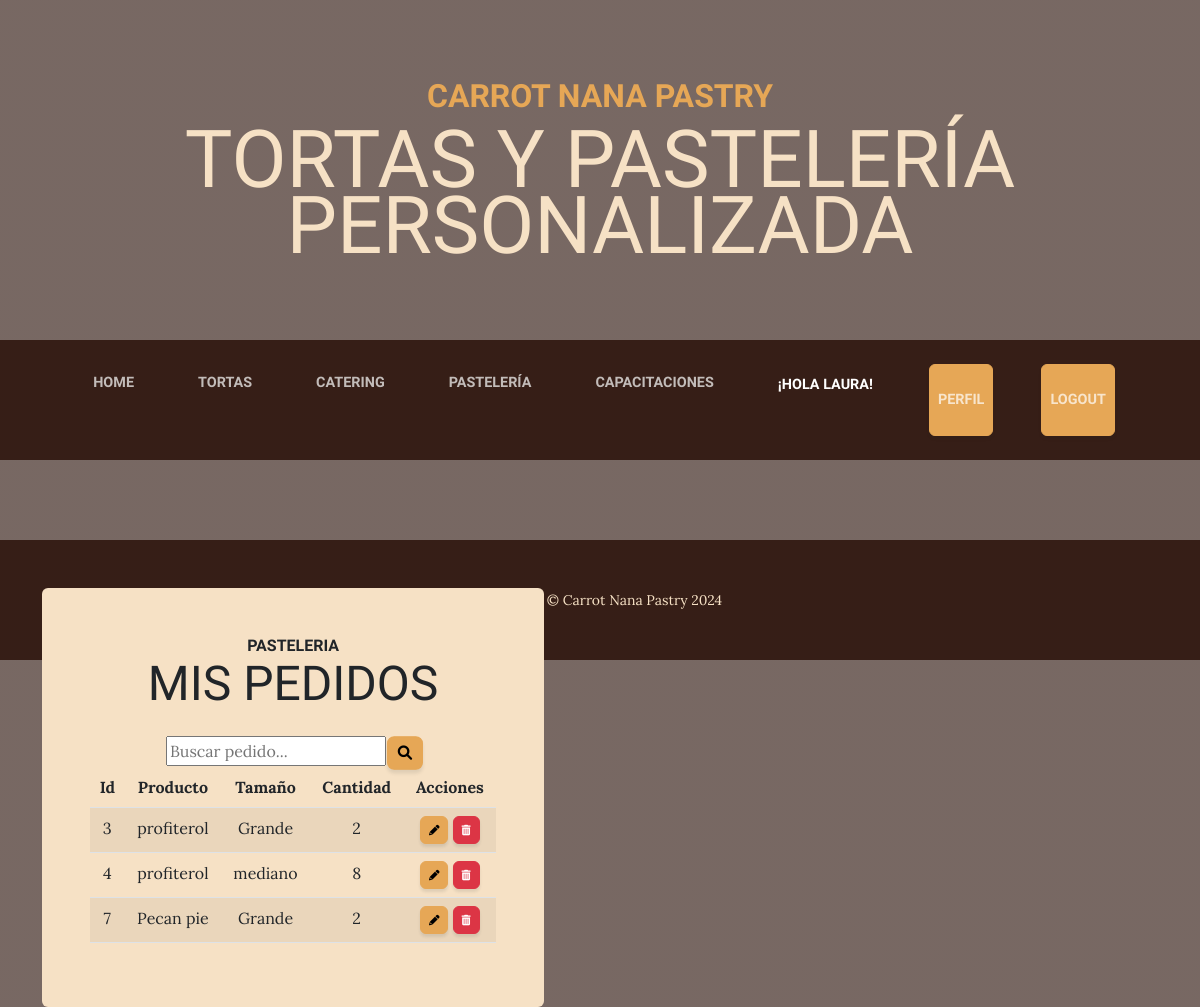
/pasteleria_pedidos/ (signed in), run on an earlier commit of the app's database.
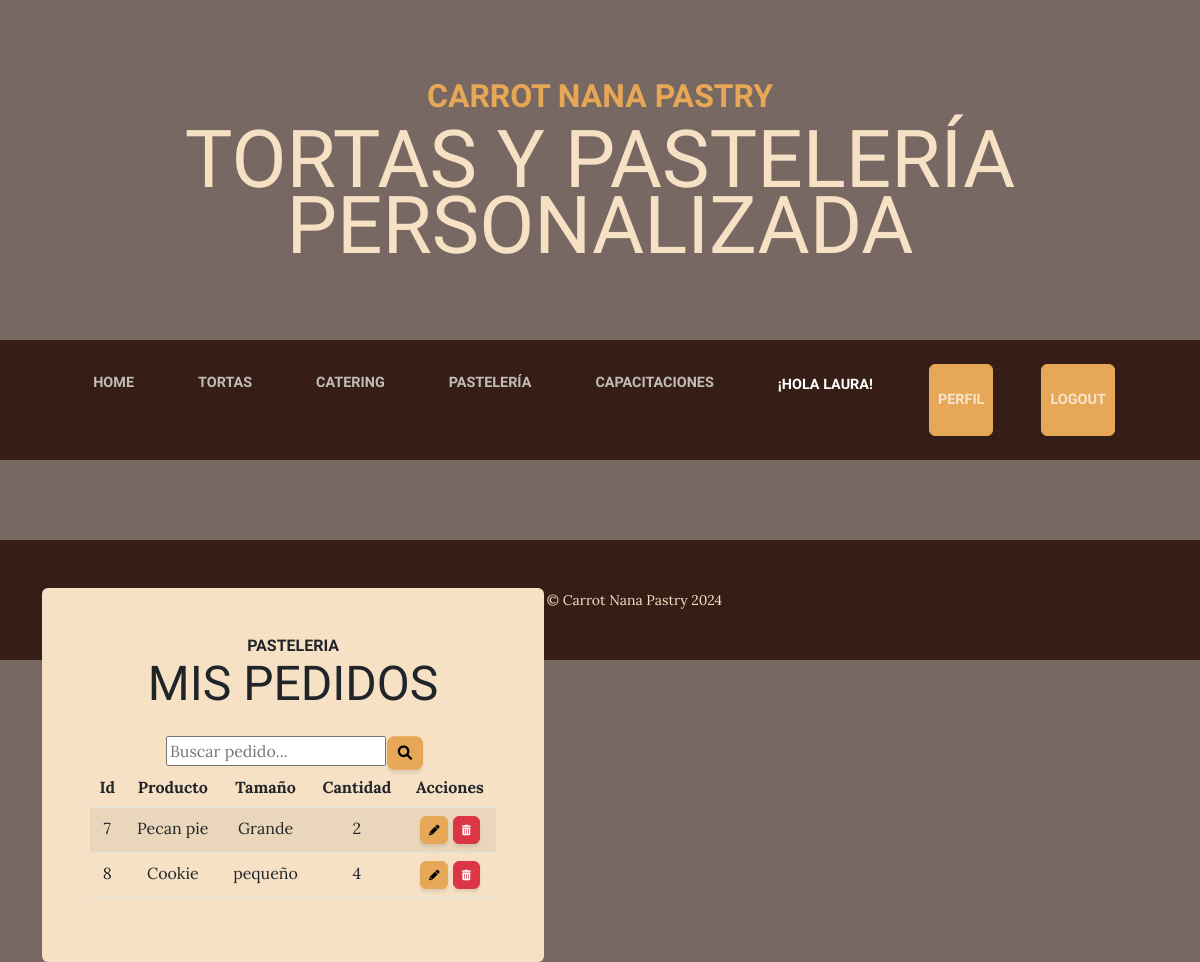
And on a later commit of the database.
### carrot_app/models.py (models this page shows, shortened)
class Pasteleria(models.Model):
    producto = models.CharField(max_length=40)
    tamaño = models.CharField(max_length=40)
    cantidad = models.IntegerField()

### carrot_app/views.py (the view)
# urls.py: path('pasteleria_pedidos/', pasteleria_pedidos, name = 'pasteleria_pedidos'),
@login_required
def pasteleria_pedidos(request):
    pasteleria = Pasteleria.objects.all()
    contexto = {'pasteleria': pasteleria}
    return render(request, 'carrot_app/pasteleria_pedidos.html', contexto)

### carrot_app/templates/carrot_app/pasteleria_pedidos.html (shortened to what this page needs)
{% extends 'carrot_app/index.html'%}
{%block content%}
            <div class="intro-text left-0 text-center bg-faded p-5 rounded">
                <h2 class="section-heading mb-4">
                    <span class="section-heading-upper">Pasteleria</span>
                    <span class="section-heading-lower">Mis Pedidos</span>
                </h2>
                <form class="search" action="{% url 'search_pedidos_past' %}" method="GET">
                    <input type="text" name="search_past" class="search-bar" placeholder="Buscar pedido...">
                    <button type="submit"
                        class="btn btn-primary"
                        style="--bs-btn-padding-y: .25rem; --bs-btn-padding-x: .5rem; --bs-btn-font-size: .75rem; transform: scale(1.2);"
                        ><i class="fa-solid fa-magnifying-glass" title="Detail Record"></i>
                    </button>
                </form>
                <table class="table table-striped">
                    <thead>
                        <tr>
                            <th>Id</th>
                            <th>Producto</th>
                            <th>Tamaño</th>
                            <th>Cantidad</th>
                            <th>Acciones</th>
                        </tr>
                    </thead>
                    <tbody>
                    {% for p in pasteleria  %}
                        <tr>
                            <td>{{ p.id }}</td>
                            <td>{{ p.producto }}</td>
                            <td>{{ p.tamaño }}</td>
                            <td>{{ p.cantidad }}</td>
                            <td>
                                <a href="{% url 'pasteleria_update' p.id %}" class="btn btn-primary" style="--bs-btn-padding-y: .25rem; --bs-btn-padding-x: .5rem; --bs-btn-font-size: .75rem;">
                                </a>
                                <a href="{% url 'pasteleria_delete' p.id %}" class="btn btn-danger" style="--bs-btn-padding-y: .25rem; --bs-btn-padding-x: .5rem; --bs-btn-font-size: .75rem;">
                                </a>
                            </td>
                        </tr>
                    {% endfor %}
                    </tbody>
                </table>
            </div>
{% endblock content%}

### carrot_app/templates/carrot_app/index.html (shortened to what this page needs)
<!DOCTYPE html>
<html lang="en">
<head>
    {% load static %}
    <link href="{% static 'css/styles.css' %}" rel="stylesheet" />
    <link rel="stylesheet" href="https://cdnjs.cloudflare.com/ajax/libs/font-awesome/6.0.0-beta3/css/all.min.css">
</head>
<body>
<header>
    {% block header %}
    <h1 class="site-heading text-center text-faded d-none d-lg-block">
        <span class="site-heading-upper text-primary mb-3">Carrot Nana Pastry</span>
        <span class="site-heading-lower">Tortas y Pastelería Personalizada</span>
    </h1>
    {% endblock %}
</header>
<nav class="navbar navbar-expand-lg navbar-dark py-lg-4" id="mainNav">
    <div class="container">
        <div class="collapse navbar-collapse" id="navbarSupportedContent">
            <ul class="navbar-nav mx-auto">
                <li class="nav-item px-lg-4"><a class="nav-link text-uppercase" href="{% url 'home' %}">Home</a></li>
                {% if user.is_authenticated %}
                <li class="nav-item px-lg-4"><a class="nav-link text-uppercase" href="{% url 'tortas' %}">Tortas</a></li>
                <li class="nav-item px-lg-4"><a class="nav-link text-uppercase" href="{% url 'catering' %}">Catering</a></li>
                <li class="nav-item px-lg-4"><a class="nav-link text-uppercase" href="{% url 'pasteleria' %}">Pastelería</a></li>
                <li class="nav-item px-lg-4"><a class="nav-link text-uppercase" href="{% url 'capacitaciones' %}">Capacitaciones</a></li>
                <p  class="nav-item px-lg-4"><a class="nav-link text-uppercase"  style='color:white'>¡Hola {{user.username}}!</a></p>
                <li class="nav-item px-lg-4"><a class="nav-link text-uppercase btn btn-primary btn-xl" href="{% url 'perfil' %}">Perfil</a></li>
                <li class="nav-item px-lg-4"><a class="nav-link text-uppercase btn btn-primary btn-xl" href="{% url 'logout' %}">Logout</a></li>
                {% else %}
                <li class="nav-item px-lg-4"><a class="nav-link text-uppercase btn btn-primary btn-xl" href="{% url 'registro' %}">Registrate</a></li>
                <li class="nav-item px-lg-4"><a class="nav-link text-uppercase btn btn-primary btn-xl" href="{% url 'login' %}">Login</a></li>
                {% endif %}
            </ul>
        </div>
    </div>
</nav>
<section class="page-section clearfix">
    <div class="container">
        <div class="intro">
            {% block content %}{% endblock %}
        </div>
    </div>
</section>
<footer class="footer text-faded text-center py-5">
    <div class="container"><p class="m-0 small">Copyright &copy; Carrot Nana Pastry 2024 </p></div>
</footer>
</body>
</html>

What changed in the data, as far as the page shows it:
removed Pasteleria: id "3", producto "profiterol", tamaño "Grande", cantidad "2"
removed Pasteleria: id "4", producto "profiterol", tamaño "mediano", cantidad "8"
added Pasteleria: id "8", producto "Cookie", tamaño "pequeño", cantidad "4"
